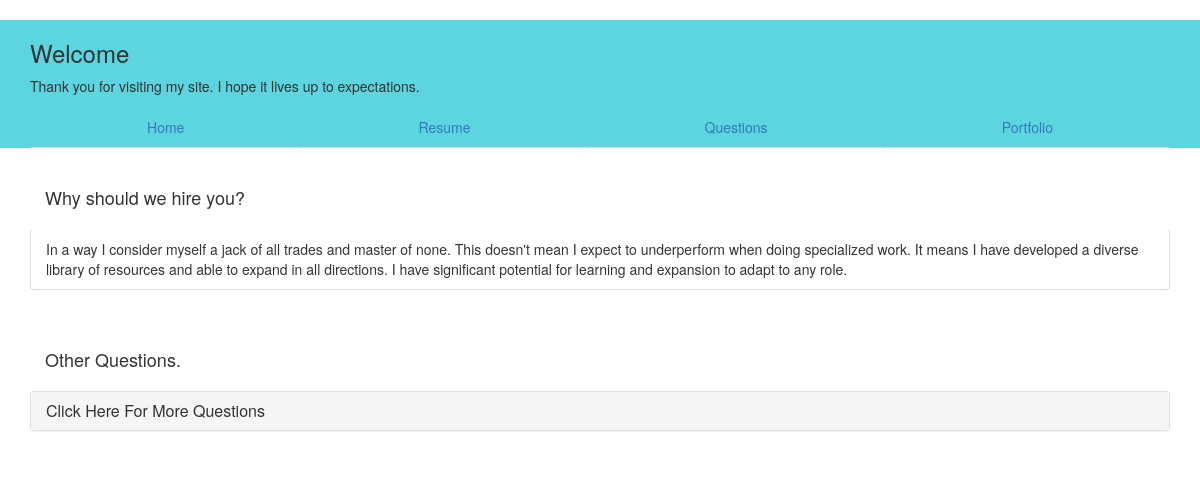
Page /2/ on the committed database.
### app/models.py (models this page shows)
class Question(models.Model):
    question_text = models.CharField(max_length=200)
    def __str__(self):
        return self.question_text

class Answer(models.Model):
    question = models.ForeignKey(Question, on_delete=models.CASCADE)
    answer = models.TextField()
    def __str__(self):
        return self.answer

### app/views.py (the view)
# urls.py: url(r'^(?P<pk>[0-9]+)/$', app.views.SingleQuestionView.as_view(), name='detail'),
class SingleQuestionView(generic.DetailView):
    model = Question
    template_name = 'app/single_question.html'
    def get_context_data(self, **kwargs):
        context = super(SingleQuestionView, self).get_context_data(**kwargs)
        context['full_question_list'] = Question.objects.all()
        return context

### app/templates/app/single_question.html (shortened to what this page needs)
{% extends 'base.html' %}
{% load static %}
{% block content %}
<br />
<div class="container">
    <div class="panel-heading">
        <h4>{{ question.question_text }}</h4>
    </div>
{% for n in question.answer_set.all %}
  <ul class="list-group">
    <li class="list-group-item">
        {{n}}
    </li>
  </ul>
{% endfor %}
    <br />
     <div class="panel-heading">
       <h4>Other Questions.</h4>
    </div>
  <div class="panel-group">
    <div class="panel panel-default">
      <div class="panel-heading">
        <h4 class="panel-title">
          <a data-toggle="collapse" href="#collapse1">Click Here For More Questions</a>
        </h4>
      </div>
    </div>
  </div>
 </div>
{% endblock %}

### rows in the picture
Question: question_text "Why should we hire you?"
Answer: answer "In a way I consider myself a jack of all trades and master of none. This doesn't mean I expect to underperform when doing specialized work. It means I have developed a diverse library of resources and able to expand in all directions. I have significant potential for learning and expansion to adapt to any role."
